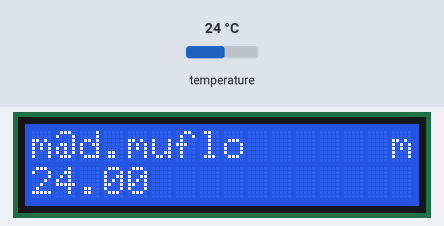
The sketch below on a simulated Arduino Uno, built with avr-gcc and run on an emulated ATmega328P. Parts: 16×2 character LCD. The inputs (shaded band) are chosen by the test bench; at power-on: temperature 24 °C.

Above: at 2.0 s.
2.1 s: temperature set to 12 °C
At 4.5 s:
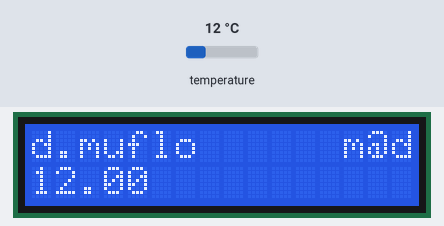
7.0 s: temperature set to 19 °C
At 9.2 s:
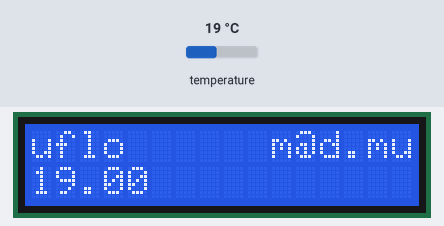
11.9 s: temperature set to 28 °C
At 15.0 s:
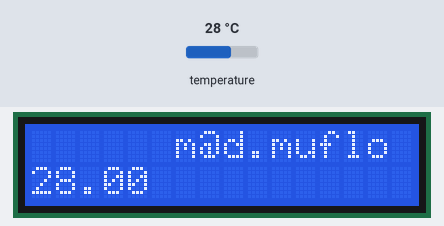
Timing chart, 0 to 16.5 s (numbered marks = the images above; inputs shaded):
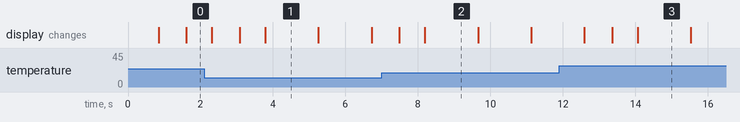

The sketch:

sketch_lcd.ino
```cpp
#include <LiquidCrystal.h>
#include <OneWire.h>
#include <DallasTemperature.h>


#define ONE_WIRE_BUS 14
OneWire oneWire(ONE_WIRE_BUS);
DallasTemperature sensors(&oneWire);
float max_t = 0;
float min_t = 0;
float curr = 0;

// inizializza la libreria con i numeri dei pin utilizzati
LiquidCrystal lcd(2, 3, 4, 5, 6, 7);
char Str[] = " m@d.muflo       ";
int z = 0;

void setup() {
  sensors.begin();
  sensors.requestTemperatures();
curr = sensors.getTempCByIndex(0);
max_t = curr;
min_t = curr;
  // imposta il numero di colonne e righe del display utilizzato:
  lcd.begin(16, 2);
  // Stampa il messaggio sull'LCD.
  lcd.print(Str);
}
void loop() {
  //TESTO SCORREVOLE
  if(z>=15){
   z=0;
  }

  //INIZIO devvo leggere la stringa
  char Str_o[16];
  for (int i = 0; i<16; i++){
    if(i+z+1>15){
      Str_o[i] = Str[i+1+z-15];
    }
    else{
    Str_o[i] = Str[i+z+1];
    }
  }


    lcd.setCursor(0, 0);
    lcd.print(Str_o);


  // Metti il cursore alla colonna 0, riga 1
  // (nota: la riga 1 è la seconda perchè il conteggio parte da 0):
  lcd.setCursor(0, 1);
  // Stampa il numero dei secondi trascorsi dal reset:
  sensors.requestTemperatures();
curr = sensors.getTempCByIndex(0);

if(curr>max_t){
  max_t = curr;
}

if(curr<min_t){
  min_t = curr;
}

lcd.print(curr);

  delay(700);
  z++;
}
```

Measured:
- what the display in image 1 shows lasts 1.5 s, from 3.8 s to 5.3 s
